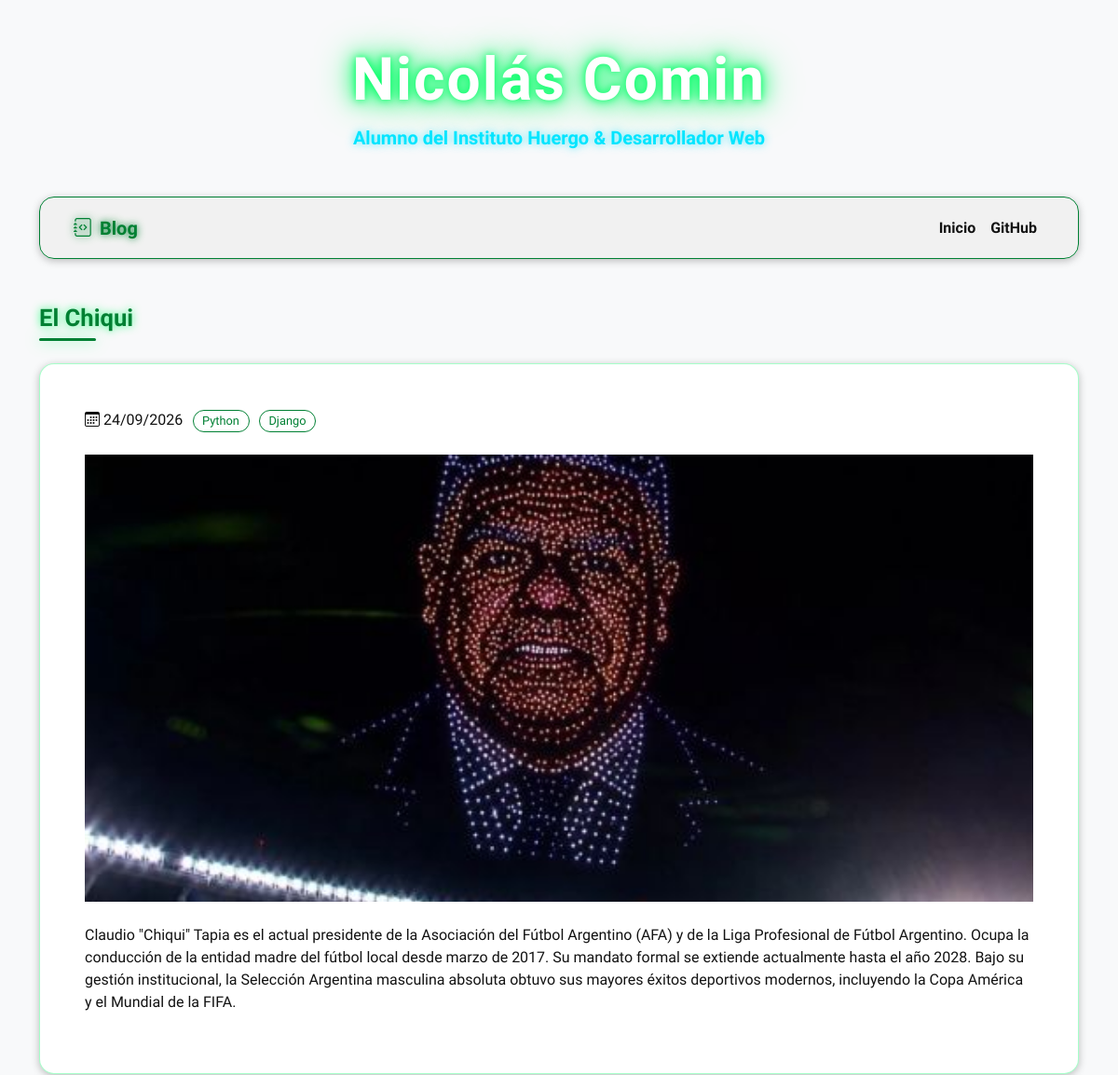
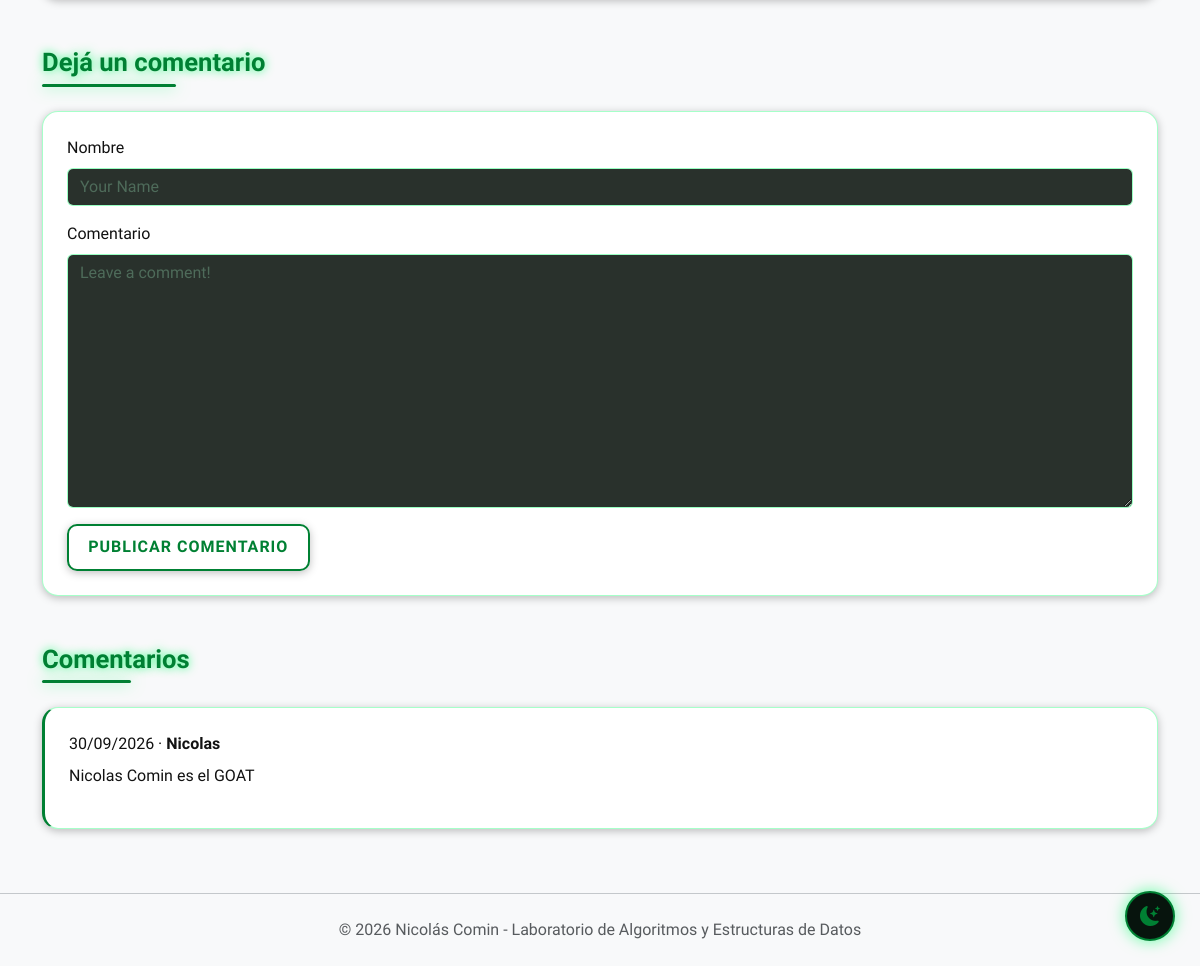
Page /blog/post/1/ on the committed database (2 pictures, top to bottom).
### blog/models.py (models this page shows, shortened)
class Post(models.Model):
    title = models.CharField(max_length=255)
    body = models.TextField()
    image = models.ImageField(upload_to="posts/images/", blank=True, null=True)
    video = models.FileField(upload_to="posts/videos/", blank=True, null=True)
    created_on = models.DateTimeField(auto_now_add=True)
    last_modified = models.DateTimeField(auto_now=True)
    categories = models.ManyToManyField("Category", related_name="posts")

class Category(models.Model):
    name = models.CharField(max_length=30)
    class Meta:
        verbose_name_plural = "categories"

class Comment(models.Model):
    author = models.CharField(max_length=60)
    body = models.TextField()
    created_on = models.DateTimeField(auto_now_add=True)
    post = models.ForeignKey("Post", on_delete=models.CASCADE)

### blog/views.py (the view, shortened to what this page needs)
# urls.py: path("post/<int:pk>/", views.blog_detail, name="blog_detail"),
def blog_detail(request, pk):
    post = get_object_or_404(Post, pk=pk)
    form = CommentForm()
    comments = Comment.objects.filter(post=post).order_by("-created_on")
    context = {"post": post, "comments": comments, "form": form}
    return render(request, "blog/detail.html", context)

### blog/forms.py
class CommentForm(forms.Form):
    author = forms.CharField(
        max_length=60,
        widget=forms.TextInput(
            attrs={
                "class": "form-control",
                "placeholder": "Your Name",
            }
        ),
    )
    body = forms.CharField(
        widget=forms.Textarea(
            attrs={
                "class": "form-control",
                "placeholder": "Leave a comment!",
            }
        )
    )

### blog/context_processors.py (called while the page is built)
def portfolio(request):
    return {"PORTFOLIO_URL": settings.PORTFOLIO_URL}

### blog/templates/blog/detail.html (shortened to what this page needs)
{% extends "blog/base.html" %}
{% block page_title %}
    <h2 class="section-title mb-4">{{ post.title }}</h2>
{% endblock page_title %}
{% block page_content %}
    <article class="custom-card post-card p-4 p-md-5 mb-5">
        <p class="post-meta mb-4">
            <i class="bi bi-calendar3 me-1" aria-hidden="true"></i>{{ post.created_on|date:"d/m/Y" }}
        {% for category in post.categories.all %}
            <a class="badge-cat" href="{% url 'blog_category' category.name %}">{{ category.name }}</a>
        {% endfor %}
        </p>
        {% if post.image %}
            <img class="post-media mb-4" src="{{ post.image.url }}" alt="Imagen de {{ post.title }}">
        {% endif %}
        <div class="post-content">{{ post.body|linebreaks }}</div>
    </article>
    <section class="comments-section" aria-labelledby="comment-form-title">
        <h3 id="comment-form-title" class="section-title mb-4">Dejá un comentario</h3>
        <form method="post" class="custom-card p-4 mb-5">
            <div class="mb-3">
                <label class="form-label" for="{{ form.author.id_for_label }}">Nombre</label>
                {{ form.author }}
            </div>
            <div class="mb-3">
                <label class="form-label" for="{{ form.body.id_for_label }}">Comentario</label>
                {{ form.body }}
            </div>
            <button type="submit" class="btn custom-btn">Publicar comentario</button>
        </form>
        <h3 class="section-title mb-4">Comentarios</h3>
        {% for comment in comments %}
            <article class="custom-card comment-card p-4 mb-3">
                <p class="post-meta mb-2">{{ comment.created_on|date:"d/m/Y" }} · <strong>{{ comment.author }}</strong></p>
                <div class="mb-0">{{ comment.body|linebreaks }}</div>
            </article>
        {% empty %}
            <p class="empty-state">Todavía no hay comentarios.</p>
        {% endfor %}
    </section>
{% endblock page_content %}

### portfolio/static/css/mystyle.css (style rules this page uses)
:root, [data-bs-theme="light"] { --bg-color: #f8f9fa; --text-color: #121212; --text-muted: #555555; --card-bg: #ffffff; --card-border: #00cc52; --primary-accent: #008033; --nav-bg: rgba(240, 240, 240, 0.9); }
body { background-color: var(--bg-color); color: var(--text-color); font-family: 'Plus Jakarta Sans', sans-serif; transition: background-color 0.3s ease, color 0.3s ease; }
.section-title { font-family: 'Orbitron', sans-serif; font-size: 1.6rem; font-weight: 700; color: var(--primary-accent); text-shadow: 0 0 10px rgba(0, 255, 102, 0.8); position: relative; display: inline-block; }
.section-title::after { content: ''; display: block; width: 60%; height: 3px; background: var(--primary-accent); box-shadow: var(--neon-green-glow); border-radius: 2px; margin-top: 6px; }
.custom-card, .project-card { background-color: var(--card-bg); border: 1px solid rgba(0, 255, 102, 0.35); border-radius: 16px; box-shadow: var(--shadow-sm); transition: all 0.3s ease; backdrop-filter: blur(5px); }
.form-control { background-color: rgba(4, 13, 8, 0.85) !important; border: 1px solid rgba(0, 255, 102, 0.4) !important; color: #ffffff !important; }
.form-control::placeholder { color: #4e6b5a !important; }
.custom-btn { background-color: transparent; color: var(--primary-accent); border: 2px solid var(--primary-accent); border-radius: 10px; padding: 0.6rem 1.2rem; font-weight: 700; text-transform: uppercase; letter-spacing: 1px; box-shadow: var(--shadow-sm); transition: all 0.3s ease; }

### portfolio/static/css/blog.css (style rules this page uses)
:root { --shadow-sm: 0 2px 8px rgba(0, 0, 0, 0.25); --neon-green-glow: 0 0 15px rgba(0, 255, 102, 0.6); }
body { min-height: 100vh; }
.post-card { color: var(--text-color); }
.comment-card { border-left: 3px solid var(--primary-accent); }
.post-meta { color: var(--text-muted); }
.badge-cat { display: inline-block; margin-left: 0.4rem; padding: 0.1rem 0.6rem; border: 1px solid var(--primary-accent); border-radius: 20px; color: var(--primary-accent); font-size: 0.8rem; text-decoration: none; }
.post-media { max-height: 480px; object-fit: cover; width: 100%; }
article p, .custom-card p { color: var(--text-color); }

### rows in the picture
Post: title "El Chiqui", created_on "24/09/2026", image (picture), body "Claudio \"Chiqui\" Tapia es el actual presidente de la Asociación del Fútbol Argentino (AFA) y de la Liga Profesional de Fútbol Argentino. Ocupa la conducción de la entidad madre del fútbol local desde marzo de 2017. Su mandato formal se extiende actualmente hasta el año 2028. Bajo su gestión institucional, la Selección Argentina masculina absoluta obtuvo sus mayores éxitos deportivos modernos, incluyendo la Copa América y el Mundial de la FIFA."
Category: name "Python"
Category: name "Django"
Comment: created_on "30/09/2026", author "Nicolas", body "Nicolas Comin es el GOAT"
